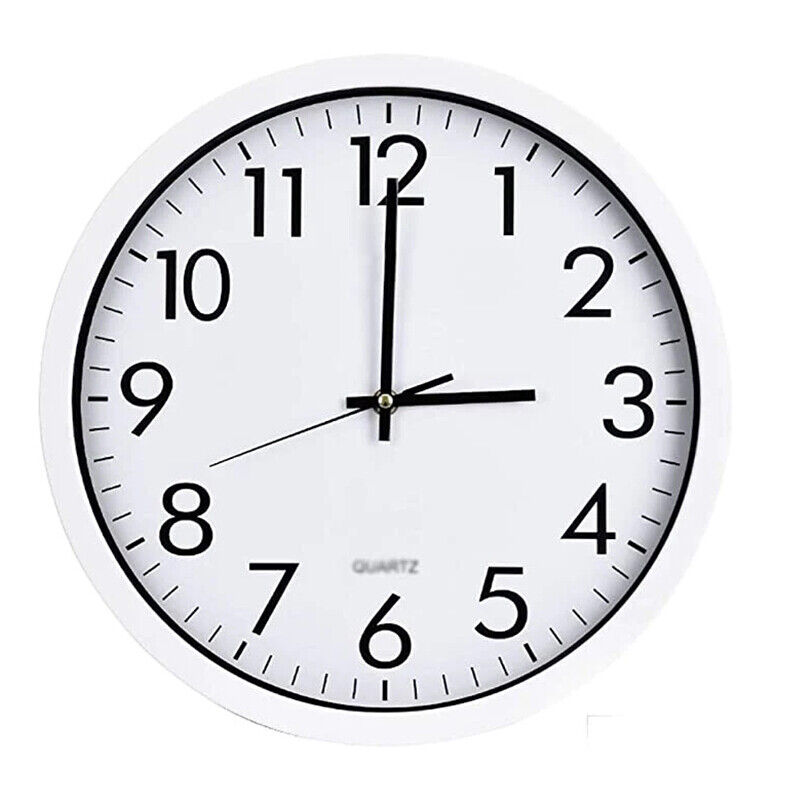
#> input picture input/clock9.jpg, 800 x 800 px
$ python test_1_image.py
#> lines starting #> are read from the running program, lines starting #| are printed output that depends on the picture; after the words box and inside, x2 and y2 are one past the last pixel; in counts of white or black regions, pixels touching at a corner belong together
import cv2
import numpy as np
import math

# Đọc ảnh đồng hồ
image_path = 'input/clock9.jpg'
raw_image = cv2.imread(image_path)
#> raw_image is the input picture: shape (800, 800, 3); mean B, G, R 230.3, 227.7, 227.5
clock_image = cv2.imread(image_path)

def getBlur(img):
    # Chuyển ảnh màu sang ảnh HSV
    hsv = img.copy()
    hsv = cv2.cvtColor(img, cv2.COLOR_BGR2HSV)
#> hsv: shape (800, 800, 3); mean H, S, V 65.2, 9.5, 230.3
    hsv = cv2.bitwise_not(hsv)
#> hsv: shape (800, 800, 3); mean H, S, V 189.8, 245.5, 24.7
    clahe = cv2.createCLAHE(clipLimit=2.0, tileGridSize=(8, 8))
    hsv[:, :, 2] = clahe.apply(hsv[:, :, 2])
#> hsv: shape (800, 800, 3); mean H, S, V 189.8, 245.5, 36
    _, thresh = cv2.threshold(hsv[:, :, 2], 0, 255, cv2.THRESH_BINARY + cv2.THRESH_OTSU)
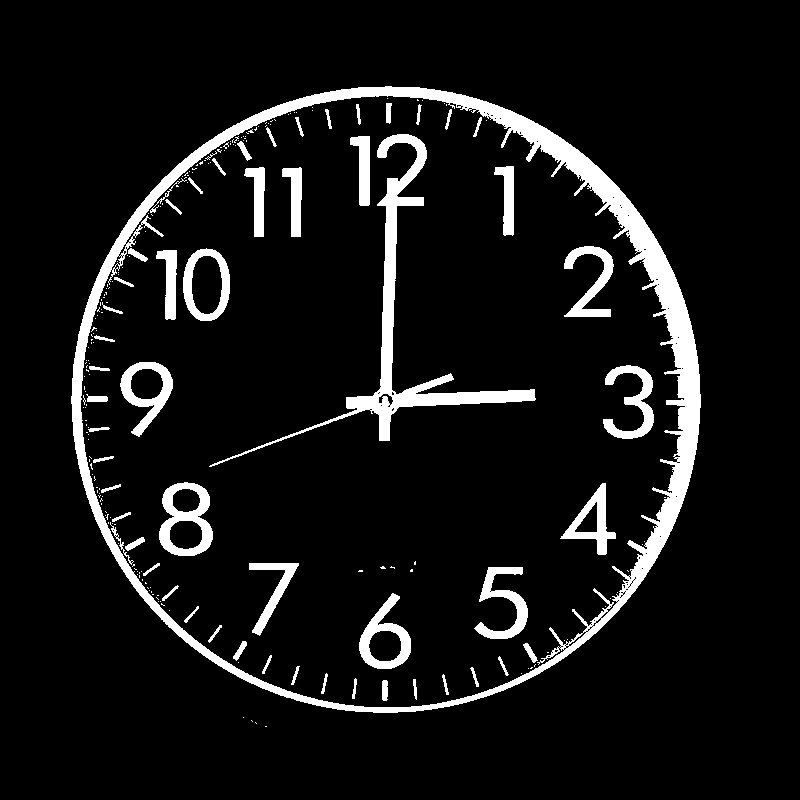
#> thresh: shape (800, 800); 8.2% white; 234 white regions (177 under 20 px), largest, box (x1, y1, x2, y2) and area: (71, 86, 701, 713) 25016, (209, 134, 536, 467) 7281, (159, 482, 213, 556) 1887
    blur = cv2.GaussianBlur(thresh, (5, 5), 0)
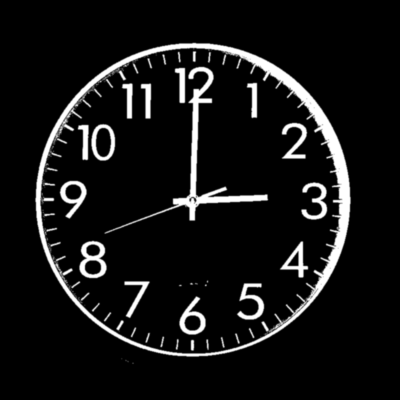
#> blur: shape (800, 800) (shown at 1/2 size); min 0, max 255, mean 20.9

    return blur

blur = getBlur(raw_image)

# Tìm vùng hình tròn (đồng hồ)
# Tạo maxRadius bằng 1.5 lần max(width, height) của ảnh
max_radius = int(max(raw_image.shape) // 2)
circles = cv2.HoughCircles(blur, cv2.HOUGH_GRADIENT, dp=1, minDist=400, param1=50, param2=30, minRadius=50, maxRadius=max_radius)
#> circles = [[387.5, 400.5, 306.3], [28.5, 213.5, 106.8]]
# Lấy hình tròn lớn nhất
clock_circle = None
center_x, center_y = None, None

if circles is not None:
    circles = np.uint16(np.around(circles))
#> circles = [[388, 400, 306], [28, 214, 107]]
    # Sắp xếp các hình tròn theo thứ tự giảm dần của bán kính
    circles = sorted(circles[0], key=lambda x: x[2], reverse=True)
    max_circle = circles[0]
#> max_circle = [388, 400, 306]

    # Vẽ hình tròn lớn nhất = màu đỏ
    clock_circle = max_circle
#> clock_circle = [388, 400, 306]
    center_x, center_y = max_circle[0], max_circle[1]
#> center_x = 388; center_y = 400
    copy_image = raw_image.copy()
    cv2.circle(copy_image, (max_circle[0], max_circle[1]), max_circle[2], (0, 0, 255), 2)
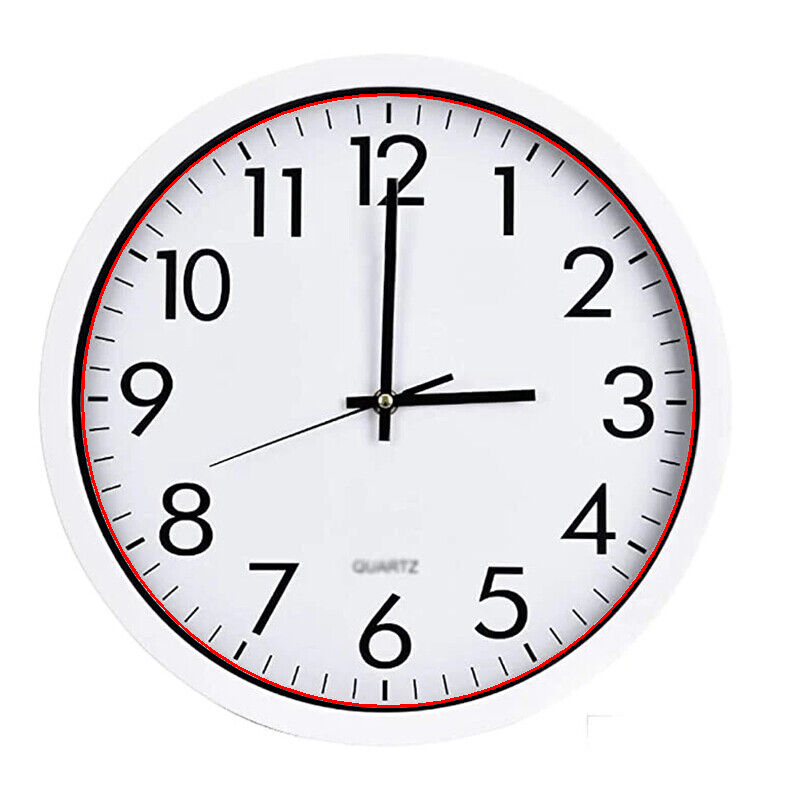
#> copy_image: shape (800, 800, 3); 0.88% of pixels changed, all inside (x1, y1, x2, y2) = (81, 93, 696, 708)

    # Hiển thị ảnh
    cv2.imshow('Clock Image', copy_image)
    cv2.waitKey(0)
    cv2.destroyAllWindows()
else:
    print("Không tìm thấy hình tròn trong ảnh.")
    exit()

# Tạo ảnh mới bằng cách cắt ảnh gốc theo hình tròn lớn nhất
cut_image = None
image_show = None
lines = []
if clock_circle is not None:
    # cắt ảnh theo hình tròn lớn nhất
    x, y, r = clock_circle
#> x = 388; y = 400; r = 306
    # bán kính tràn ra ngoài ảnh thì lấy min(x, y)
    if(r > x or r > y):
        r = min(x, y)
    clock_image = raw_image[y - r:y + r, x - r:x + r]

    # resize ảnh về kích thước 500x500
    height, width = clock_image.shape[:2]
    scale = 500 / max(height, width)
    clock_image = cv2.resize(clock_image, None, fx=scale, fy=scale)
#> clock_image: shape (500, 500, 3)
    cut_image = clock_image.copy()

    # Chuyển ảnh màu sang ảnh xám
    clock_image = getBlur(clock_image)
#> in getBlur (call 2), `blur = cv2.GaussianBlur(thresh, (5, 5), 0)`:
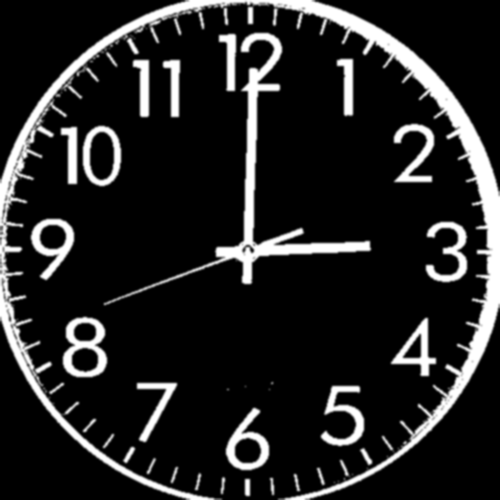
#> blur: shape (500, 500); min 0, max 255, mean 35.2
    cv2.imshow('cut_image', clock_image)
    cv2.waitKey(0)
    cv2.destroyAllWindows()
    # Tìm cạnh của ảnh
    edges = cv2.Canny(clock_image, 50, 170, apertureSize=3)
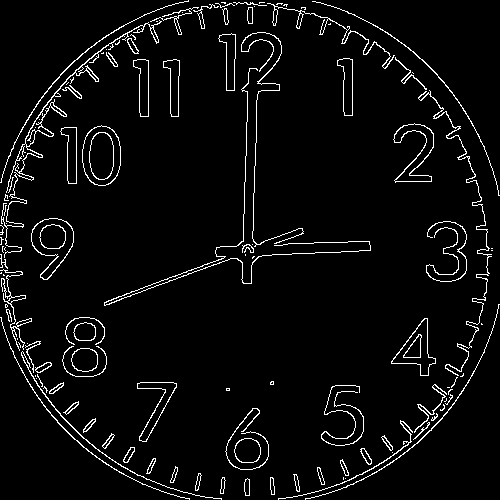
#> edges: shape (500, 500); 4.5% white in thin lines or dots

    # Sử dụng Hough Line Transform để tìm đường thẳng
    # Tạo maxLineGap từ bán kính của ảnh
    lines = cv2.HoughLinesP(edges, 1, np.pi / 180, threshold=80, minLineLength=10, maxLineGap=1)
#> lines = 13 rows, first 6: [246, 155, 246, 135], [254, 192, 255, 143], [242, 282, 242, 262], [104, 305, 193, 272], [155, 283, 213, 261], [247, 121, 247, 104]
    image_show = cut_image.copy()
else:
    print("Không tìm thấy hình tròn trong ảnh.")
    exit()
if lines is not None:
    # Vẽ đường thẳng
    for line in lines:
        x1, y1, x2, y2 = line[0]
        cv2.line(image_show, (x1, y1), (x2, y2), (0, 255, 0), 2)
#> this loop made 13 passes
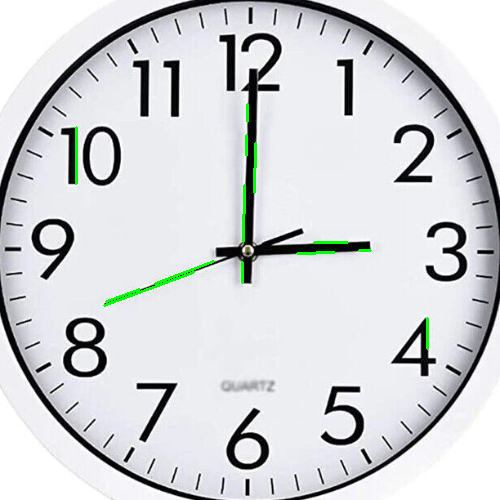
#> image_show: shape (500, 500, 3); mean B, G, R 214.4, 211.9, 209.8

print(f"lines: {len(lines)}")
#| lines: 13
cv2.imshow('Default Lines', image_show)
cv2.waitKey(0)
cv2.destroyAllWindows()

# Tìm các đường gần tâm đường tròn gộp chúng lại
# Tính tâm của đường tròn theo width và height ban đầu là 500
center = (250, 250)

# Tìm các đường có 1 hướng vector chỉ về tâm của đường tròn
image_show = cut_image.copy()
focus_center_lines = []
for line in lines:
    x1, y1, x2, y2 = line[0]
    # Tính tâm của đoạn thẳng
    line_center = ((x1 + x2) // 2, (y1 + y2) // 2)
    # Tính vector từ tâm của đường tròn tới tâm của đoạn thẳng
    vector = (line_center[0] - center[0], line_center[1] - center[1])
    # Tính vector của đoạn thẳng
    line_vector = (x2 - x1, y2 - y1)
    # Tính góc giữa 2 vector
    dot = vector[0] * line_vector[0] + vector[1] * line_vector[1]
    length_vector = np.linalg.norm(vector)
    length_line_vector = np.linalg.norm(line_vector)
    cos_theta = dot / (length_vector * length_line_vector)
    theta = np.arccos(cos_theta)
    theta = np.degrees(theta)
    # Nếu góc giữa 2 vector nhỏ hơn 10 độ thì đường thẳng này gần tâm
    if theta < 20 or theta > 160:
        focus_center_lines.append(line)
        cv2.line(image_show, (x1, y1), (x2, y2), (255, 0, 0), 2)
#> this loop made 13 passes
#> (x1, y1, x2, y2, line_center, vector, line_vector, dot) on passes 1 to 7: (246, 155, 246, 135, (246, 145), (-4, -105), (0, -20), 2100), (254, 192, 255, 143, (254, 167), (4, -83), (1, -49), 4071), (242, 282, 242, 262, (242, 272), (-8, 22), (0, -20), -440), (104, 305, 193, 272, (148, 288), (-102, 38), (89, -33), -10332), (155, 283, 213, 261, (184, 272), (-66, 22), (58, -22), -4312), (247, 121, 247, 104, (247, 112), (-3, -138), (0, -17), 2346), (106, 301, 139, 289, (122, 295), (-128, 45), (33, -12), -4764)
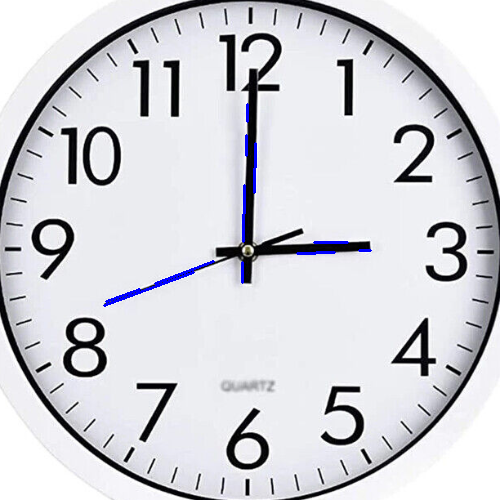
#> image_show: shape (500, 500, 3); mean B, G, R 215.9, 210.4, 210
#> after the loop, focus_center_lines = 11 items, first 6: [[246, 155, 246, 135]], [[254, 192, 255, 143]], [[242, 282, 242, 262]], [[104, 305, 193, 272]], [[155, 283, 213, 261]], [[247, 121, 247, 104]]

print(f"Số lượng trỏ vào tâm: {len(focus_center_lines)}")
#| Số lượng trỏ vào tâm: 11
#> (the rest of the program and of its run is left out)
